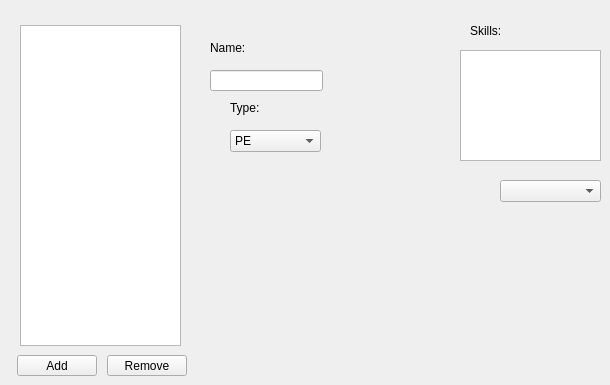
      <widget class="QWidget" name="Classes">
       <attribute name="title">
        <string>Classes</string>
       </attribute>
       <widget class="QLineEdit" name="class_name_text">
        <property name="geometry">
         <rect>
          <x>210</x>
          <y>70</y>
          <width>113</width>
          <height>21</height>
         </rect>
        </property>
       </widget>
       <widget class="QListWidget" name="class_list">
        <property name="geometry">
         <rect>
          <x>20</x>
          <y>25</y>
          <width>161</width>
          <height>321</height>
         </rect>
        </property>
       </widget>
       <widget class="QPushButton" name="class_add">
        <property name="geometry">
         <rect>
          <x>17</x>
          <y>355</y>
          <width>80</width>
          <height>21</height>
         </rect>
        </property>
        <property name="text">
         <string>Add</string>
        </property>
       </widget>
       <widget class="QPushButton" name="class_remove">
        <property name="geometry">
         <rect>
          <x>107</x>
          <y>355</y>
          <width>80</width>
          <height>21</height>
         </rect>
        </property>
        <property name="text">
         <string>Remove</string>
        </property>
       </widget>
       <widget class="QLabel" name="class_name_label">
        <property name="geometry">
         <rect>
          <x>210</x>
          <y>40</y>
          <width>47</width>
          <height>16</height>
         </rect>
        </property>
        <property name="text">
         <string>Name:</string>
        </property>
       </widget>
       <widget class="QListWidget" name="class_skills_list">
        <property name="geometry">
         <rect>
          <x>460</x>
          <y>50</y>
          <width>141</width>
          <height>111</height>
         </rect>
        </property>
       </widget>
       <widget class="QComboBox" name="class_skills_combo">
        <property name="geometry">
         <rect>
          <x>500</x>
          <y>180</y>
          <width>101</width>
          <height>22</height>
         </rect>
        </property>
       </widget>
       <widget class="QLabel" name="class_skills_label">
        <property name="geometry">
         <rect>
          <x>470</x>
          <y>20</y>
          <width>31</width>
          <height>21</height>
         </rect>
        </property>
        <property name="text">
         <string>Skills:</string>
        </property>
       </widget>
       <widget class="QLabel" name="class_type_label">
        <property name="geometry">
         <rect>
          <x>230</x>
          <y>100</y>
          <width>51</width>
          <height>16</height>
         </rect>
        </property>
        <property name="toolTip">
         <string/>
        </property>
        <property name="text">
         <string>Type:</string>
        </property>
       </widget>
       <widget class="QComboBox" name="class_type_combo">
        <property name="geometry">
         <rect>
          <x>230</x>
          <y>130</y>
          <width>91</width>
          <height>22</height>
         </rect>
        </property>
        <item>
         <property name="text">
          <string>PE</string>
         </property>
        </item>
        <item>
         <property name="text">
          <string>Health</string>
         </property>
        </item>
        <item>
         <property name="text">
          <string>Cooking</string>
         </property>
        </item>
        <item>
         <property name="text">
          <string>Math</string>
         </property>
        </item>
        <item>
         <property name="text">
          <string>Biology</string>
         </property>
        </item>
        <item>
         <property name="text">
          <string>Chemistry</string>
         </property>
        </item>
        <item>
         <property name="text">
          <string>Anatomy</string>
         </property>
        </item>
        <item>
         <property name="text">
          <string>Music</string>
         </property>
        </item>
        <item>
         <property name="text">
          <string>Linguistics</string>
         </property>
        </item>
        <item>
         <property name="text">
          <string>Cartography</string>
         </property>
        </item>
        <item>
         <property name="text">
          <string>Art</string>
         </property>
        </item>
        <item>
         <property name="text">
          <string>Psychology</string>
         </property>
        </item>
       </widget>
      </widget>
